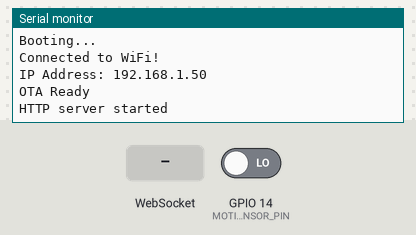
Simulated run of this sketch. Board: ESP8266 (NodeMCU). On the bench: the last lines printed to the serial monitor. The test bench sets the inputs (shaded band); at power-on: GPIO 14 (MOTION_SENSOR_PIN) LOW. WiFi joins after 1.5 s; servers stay silent unless stated.

Above: at 2.7 s.
2.8 s: WebSocket text "1" received
At 4.0 s:
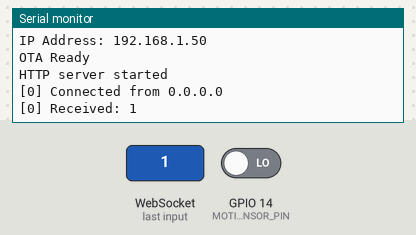
4.3 s: WebSocket text "0" received
At 5.2 s:
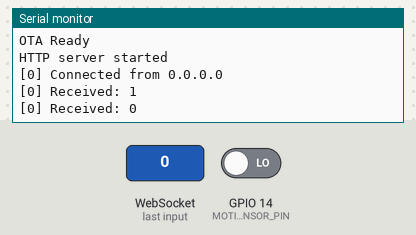

Measured:
- after the input at 2.8 s, the serial monitor: prints a new line at once (image 1)
- after the input at 4.3 s, the serial monitor: prints a new line at once (image 2)

The sketch:

OTAexamplePart2.ino
```cpp
/*
  Ali Safarli made with AI
*/
#include <ESP8266WiFi.h>
#include <WiFiManager.h> // WiFiManager library
#include <ESP8266WebServer.h>
#include <ESP8266mDNS.h>
#include <WiFiUdp.h>
#include <ArduinoOTA.h>
#include <WebSocketsServer.h>

#define MOTION_SENSOR_PIN 14 // GPIO pin for motion sensor (D5)
#define USE_SERIAL Serial

ESP8266WebServer server(80);
WebSocketsServer webSocket(81);
WiFiManager wifiManager;

bool motionDetected = false;

// WebSocket event handler
void webSocketEvent(uint8_t num, WStype_t type, uint8_t *payload, size_t length) {
    switch (type) {
        case WStype_DISCONNECTED:
            USE_SERIAL.printf("[%u] Disconnected!\n", num);
            break;
        case WStype_CONNECTED: {
            IPAddress ip = webSocket.remoteIP(num);
            USE_SERIAL.printf("[%u] Connected from %d.%d.%d.%d\n", num, ip[0], ip[1], ip[2], ip[3]);
            // Send initial motion sensor status
            String status = motionDetected ? "Motion Detected" : "No Motion";
            webSocket.sendTXT(num, status);
        }
            break;
        case WStype_TEXT:
            USE_SERIAL.printf("[%u] Received: %s\n", num, payload);
            break;
    }
}

void setup() {
    USE_SERIAL.begin(115200);
    USE_SERIAL.println("Booting...");

    pinMode(MOTION_SENSOR_PIN, INPUT);

    // Connect to WiFi using WiFiManager
    wifiManager.autoConnect("ESP8266_AP");
    USE_SERIAL.println("Connected to WiFi!");
    USE_SERIAL.print("IP Address: ");
    USE_SERIAL.println(WiFi.localIP());

    // Start OTA updates
    ArduinoOTA.onStart([]() {
        USE_SERIAL.println("Start updating...");
    });
    ArduinoOTA.onEnd([]() {
        USE_SERIAL.println("\nUpdate complete");
    });
    ArduinoOTA.onProgress([](unsigned int progress, unsigned int total) {
        USE_SERIAL.printf("Progress: %u%%\r", (progress / (total / 100)));
    });
    ArduinoOTA.onError([](ota_error_t error) {
        USE_SERIAL.printf("Error[%u]: ", error);
        if (error == OTA_AUTH_ERROR) USE_SERIAL.println("Auth Failed");
        else if (error == OTA_BEGIN_ERROR) USE_SERIAL.println("Begin Failed");
        else if (error == OTA_CONNECT_ERROR) USE_SERIAL.println("Connect Failed");
        else if (error == OTA_RECEIVE_ERROR) USE_SERIAL.println("Receive Failed");
        else if (error == OTA_END_ERROR) USE_SERIAL.println("End Failed");
    });
    ArduinoOTA.begin();
    USE_SERIAL.println("OTA Ready");

    // Start WebSocket server
    webSocket.begin();
    webSocket.onEvent(webSocketEvent);

    // Web server setup
    server.on("/", []() {
        server.send(200, "text/html",
                    "<html>"
                    "<head>"
                    "<script>"
                    "var connection = new WebSocket('ws://' + location.hostname + ':81/');"
                    "connection.onmessage = function (event) {"
                    "  document.getElementById('status').innerText = 'Motion Sensor Status: ' + event.data;"
                    "};"
                    "</script>"
                    "</head>"
                    "<body>"
                    "<h1>Motion Sensor Status</h1>"
                    "<p id='status'>Waiting for data...</p>"
                    "<form action='/reset' method='POST'>"
                    "<input type='submit' value='Reset settings' />"
                    "</form>"
                    "</body>"
                    "</html>");
    });

    server.on("/reset", handleReset);
    server.begin();
    USE_SERIAL.println("HTTP server started");
}

void loop() {
    server.handleClient();
    webSocket.loop();
    ArduinoOTA.handle();

    bool currentStatus = digitalRead(MOTION_SENSOR_PIN);
    if (currentStatus != motionDetected) {
        motionDetected = currentStatus;
        String status = motionDetected ? "Motion Detected" : "No Motion";
        webSocket.broadcastTXT(status);
    }
}

void handleReset() {
    String html = "<h1>Resetting...</h1>";
    html += "<p>Please go to the Access Point</p>";
    server.send(200, "text/html", html);
    wifiManager.resetSettings();
    ESP.restart();
}
```
